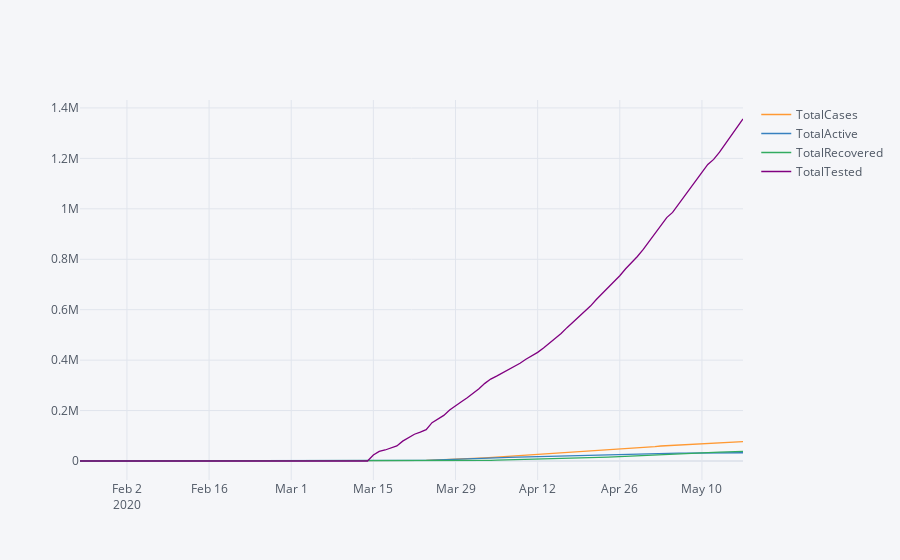

The code cell stored with this chart in its notebook:
### Code cell
data1.iplot(kind='line', x='Date1',y=['TotalCases','TotalActive','TotalRecovered','TotalTested'])
